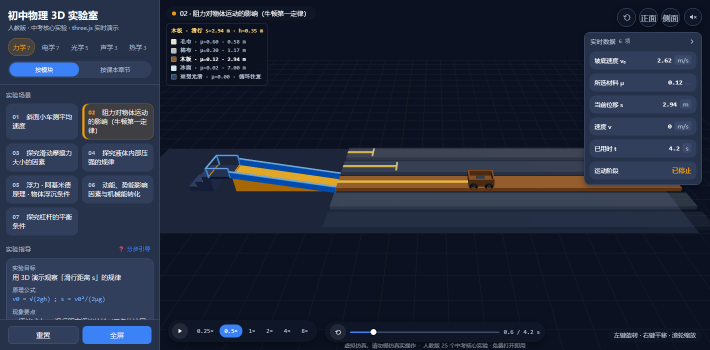
#> input picture docs/app/shots/a2-walk-wood-stop.png, 1420 x 700 px, found by its file name (shown at 1/2 size)
$ python crop.py
#> lines starting #> are read from the running program, lines starting #| are printed output that depends on the picture
import os
from PIL import Image
base = r"D:\vibe coding\DshBot\docs\app\shots"
out = os.path.join(base, "design")
os.makedirs(out, exist_ok=True)
im = Image.open(os.path.join(base, "a2-walk-wood-stop.png"))
#> im is the input picture: PIL image 1420x700 RGB; mean R, G, B 33.4, 41.2, 58.9
print("size", im.size)
#| size (1420, 700)
im.crop((330, 200, 1170, 560)).save(os.path.join(out, "a2-current-crop.png"))
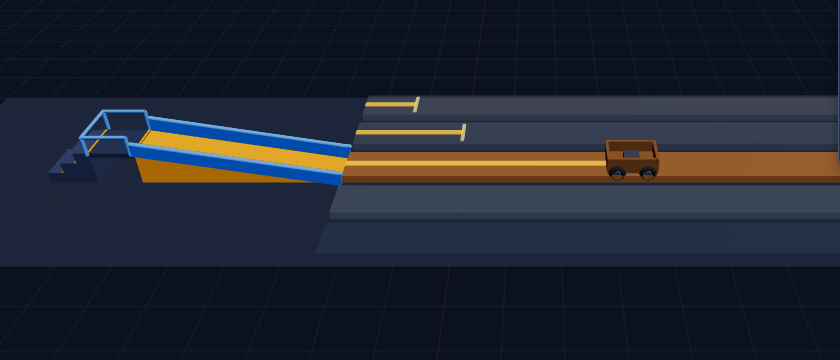
#> saved as a2-current-crop.png: PIL image 840x360 RGB; mean R, G, B 32.7, 37.3, 49.6
im2 = Image.open(os.path.join(base, "a2-tilt-top-close.png"))
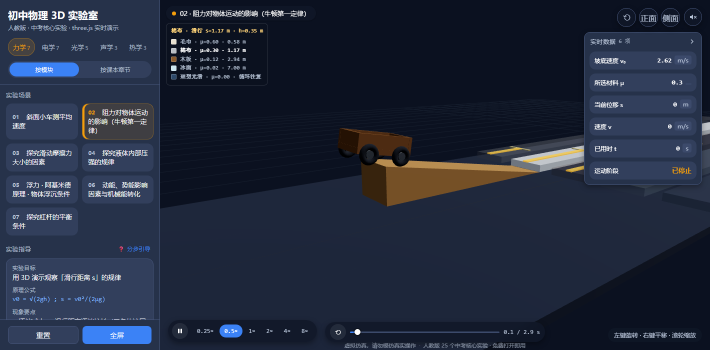
#> input picture docs/app/shots/a2-tilt-top-close.png, 1420 x 700 px, found by its file name (shown at 1/2 size)
#> im2 is the input picture: PIL image 1420x700 RGB; mean R, G, B 34.8, 42.8, 61.2
im2.crop((555, 175, 1170, 655)).save(os.path.join(out, "a2-top-crop.png"))
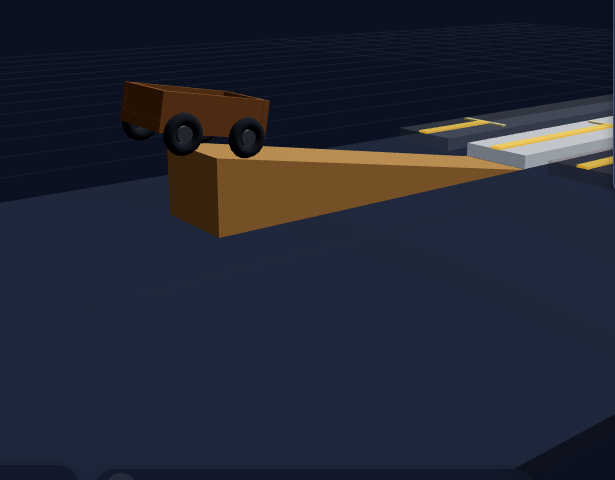
#> saved as a2-top-crop.png: PIL image 615x480 RGB; mean R, G, B 33.7, 37.9, 50.7
print("done")
